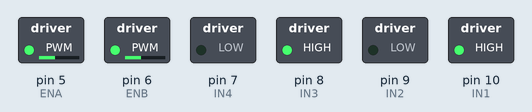
Simulated run of this sketch. Board: Arduino Uno, built with avr-gcc and run on an emulated ATmega328P. Shown: switched loads named in the sketch (green lamp = pin HIGH).

Above: at 0.05 s.
Timing chart, 0 to 3.0 s (numbered marks = the images above):
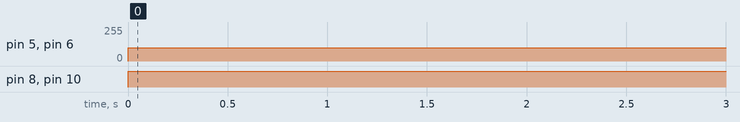

The sketch:

wang_ba_ba_dog_house.ino
```cpp
// initialize the pin
int ENA = 5;
int ENB = 6;
int IN1 = 10;
int IN2 = 9;
int IN3 = 8;
int IN4 = 7;


bool MotorWriting( int vL, int vR, int delayTime ) // enter the left speed, right speed, and delay time
{
  bool dirL = 0;   // the left tire direction, 1 for forward, 0 for backward
  bool dirR = 0;   // the right tire direction, 1 for forward, 0 for backward
  unsigned int vLAbs = 0;   // the left tire speed magnitude
  unsigned int vRAbs = 0;   // the right tire speed magnitude
  if(vL >= 0 )      // if vL is positive, dirL = 1, otherwise, dirL = 0
  {
    dirL = 1;
    vLAbs = vL;     // assure that vLAbs is positive
  }
  else
  {
    dirL = 0;
    vLAbs = -vL;
  }

  if(vR >= 0 )      // if vR is positive, dirR = 1, otherwise, dirR = 0
  {
    dirR = 1;
    vRAbs = vL;     // assure that vRAbs is positive
  }
  else
  {
    dirR = 0;
    vRAbs = -vL;
  }

  if( dirL == 1 )  // left tire move forward with the speed vLAbs
  {
    analogWrite(ENA,vLAbs);
    digitalWrite(IN1,HIGH);
    digitalWrite(IN2,LOW);
  }
  else            // left tire move backward with the speed vLAbs
  {
    analogWrite(ENA,vLAbs);
    digitalWrite(IN1,LOW);
    digitalWrite(IN2,HIGH);
  }

  if( dirR == 1 )  // right tire move forward with the speed vRAbs
  {
     analogWrite(ENB,vLAbs);
    digitalWrite(IN3,HIGH);
    digitalWrite(IN4,LOW);
  }
  else             // right tire move backward with the speed vRAbs
  {
    analogWrite(ENB,vRAbs);
    digitalWrite(IN3,LOW);
    digitalWrite(IN4,HIGH);
  }

  delay(delayTime * 1000);   // delayTime s change to ms


}

void setup() { //define the pin as output


  pinMode(ENA,OUTPUT);
  pinMode(IN1,OUTPUT);
  pinMode(IN2,OUTPUT);
  pinMode(IN3,OUTPUT);
  pinMode(IN4,OUTPUT);
  pinMode(ENB,OUTPUT);

}

void loop() {
    if( MotorWriting( 100, 100, 2 ) )  //if the function work, print success, otherwise, print fail
    {
      Serial.println("success moving!");
    }
    else
    {
      Serial.println("fail to move!");
    }
    analogWrite( ENA, 0 );  // stop the left tire
    analogWrite( ENB, 0 );  // stop the right tire
}

/*
#include  <SoftwareSerial.h>
SoftwareSerial BT(10, 11); // RX | TX
String message;

void setup()
{

  Serial.begin(9600);
  Serial.println("BT is ready!");
  BT.begin(9600);
}

void loop()
{
    while(Serial.available())
  {
    //while there is data available on the serial monitor
    message+=char(Serial.read());//store string from serial command
  }
  if(!Serial.available())
  {
    if(message!="")
    {
      //if data is available
      BT.println(message); //show the data
      message=""; //clear the data
    }
  }
    while(BT.available())
  {
    //while there is data available on the serial monitor
    message+=char(BT.read());//store string from serial command
  }
  if(!BT.available())
  {
    if(message!="")
    {
      //if data is available
      Serial.println(message); //show the data
      message=""; //clear the data
    }
  }

}
*/
```

Measured:
- by itself, pin 5 (ENA), pin 6 (ENB): 0/255 → 100/255 at 0.00 s
- by itself, pin 8 (IN3), pin 10 (IN1): LOW → HIGH at 0.00 s
